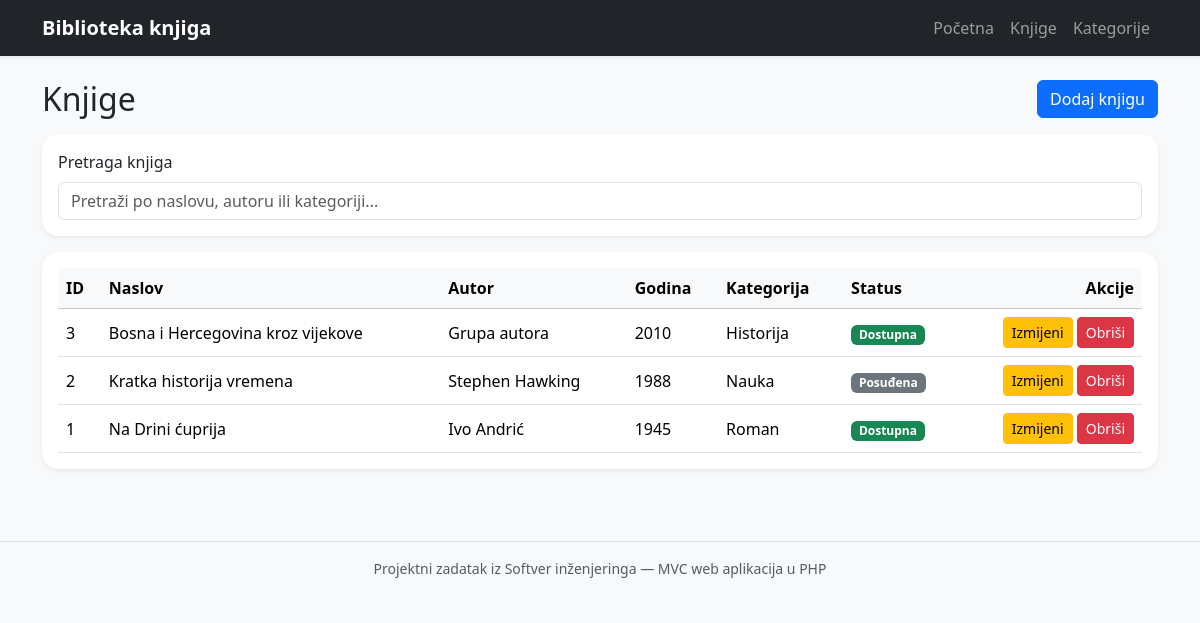
The app's page /index.php?controller=book&action=index with its own data.
### tables this page shows
CREATE TABLE books (
    id INT AUTO_INCREMENT PRIMARY KEY,
    title VARCHAR(150) NOT NULL,
    author VARCHAR(120) NOT NULL,
    published_year INT NOT NULL,
    category_id INT NOT NULL,
    status ENUM('Dostupna', 'Posuđena') DEFAULT 'Dostupna',
    created_at TIMESTAMP DEFAULT CURRENT_TIMESTAMP,
    CONSTRAINT fk_books_category FOREIGN KEY (category_id) REFERENCES categories(id) ON DELETE CASCADE
);

CREATE TABLE categories (
    id INT AUTO_INCREMENT PRIMARY KEY,
    name VARCHAR(100) NOT NULL,
    description TEXT NULL,
    created_at TIMESTAMP DEFAULT CURRENT_TIMESTAMP
);

### app/controllers/BaseController.php (called while the page is built, shortened)
<?php
class BaseController
{
    protected function render(string $view, array $data = []): void
    {
        extract($data);
        $viewPath = __DIR__ . '/../views/' . $view . '.php';
        require __DIR__ . '/../views/layouts/header.php';
        require $viewPath;
        require __DIR__ . '/../views/layouts/footer.php';
    }
}

### app/controllers/BookController.php (called while the page is built, shortened)
<?php
class BookController extends BaseController
{
    private Book $bookModel;
    public function __construct()
    {
        $this->bookModel = new Book();
    }
    public function index(): void
    {
        $this->render('books/index', [
            'books' => $this->bookModel->all(),
        ]);
    }
}

### public/index.php (called while the page is built, shortened)
<?php
require_once __DIR__ . '/../app/config/Database.php';
require_once __DIR__ . '/../app/controllers/BaseController.php';
require_once __DIR__ . '/../app/models/Book.php';
require_once __DIR__ . '/../app/controllers/HomeController.php';
require_once __DIR__ . '/../app/controllers/BookController.php';
$action = $_GET['action'] ?? 'index';
$controller = new $controllerClass();
$controller->$action();

### app/models/Book.php (called while the page is built, shortened)
<?php
class Book
{
    private PDO $db;
    public function __construct()
    {
        $this->db = Database::connect();
    }
    public function all(): array
    {
        $sql = 'SELECT books.*, categories.name AS category_name
                FROM books
                INNER JOIN categories ON books.category_id = categories.id
                ORDER BY books.id DESC';
        $stmt = $this->db->query($sql);
        return $stmt->fetchAll();
    }
}

### app/config/Database.php (called while the page is built)
<?php
class Database
{
    private static ?PDO $connection = null;
    public static function connect(): PDO
    {
        if (self::$connection === null) {
            $dsn = 'mysql:host=' . DB_HOST . ';dbname=' . DB_NAME . ';charset=utf8mb4';
            self::$connection = new PDO($dsn, DB_USER, DB_PASS, [
                PDO::ATTR_ERRMODE => PDO::ERRMODE_EXCEPTION,
                PDO::ATTR_DEFAULT_FETCH_MODE => PDO::FETCH_ASSOC,
            ]);
        }
        return self::$connection;
    }
}

### app/views/books/index.php (the view)
<div class="d-flex justify-content-between align-items-center flex-wrap gap-2 mb-3">
    <h2 class="mb-0">Knjige</h2>
    <a href="index.php?controller=book&action=create" class="btn btn-primary">Dodaj knjigu</a>
</div>
<div class="card shadow-sm mb-3">
    <div class="card-body">
        <label for="searchInput" class="form-label">Pretraga knjiga</label>
        <input type="text" id="searchInput" class="form-control" placeholder="Pretraži po naslovu, autoru ili kategoriji...">
    </div>
</div>
<div class="card shadow-sm">
    <div class="card-body table-responsive">
        <table class="table table-hover align-middle mb-0" id="booksTable">
            <thead class="table-light">
                <tr>
                    <th>ID</th>
                    <th>Naslov</th>
                    <th>Autor</th>
                    <th>Godina</th>
                    <th>Kategorija</th>
                    <th>Status</th>
                    <th class="text-end">Akcije</th>
                </tr>
            </thead>
            <tbody>
                <?php if (empty($books)): ?>
                    <tr><td colspan="7" class="text-center text-muted py-4">Nema unesenih knjiga.</td></tr>
                <?php else: ?>
                    <?php foreach ($books as $book): ?>
                        <tr>
                            <td><?= (int) $book['id'] ?></td>
                            <td><?= htmlspecialchars($book['title']) ?></td>
                            <td><?= htmlspecialchars($book['author']) ?></td>
                            <td><?= (int) $book['published_year'] ?></td>
                            <td><?= htmlspecialchars($book['category_name']) ?></td>
                            <td>
                                <span class="badge text-bg-<?= $book['status'] === 'Dostupna' ? 'success' : 'secondary' ?>">
                                    <?= htmlspecialchars($book['status']) ?>
                                </span>
                            </td>
                            <td class="text-end">
                                <a href="index.php?controller=book&action=edit&id=<?= (int) $book['id'] ?>" class="btn btn-sm btn-warning">Izmijeni</a>
                                <a href="index.php?controller=book&action=delete&id=<?= (int) $book['id'] ?>" class="btn btn-sm btn-danger confirm-delete">Obriši</a>
                            </td>
                        </tr>
                    <?php endforeach; ?>
                <?php endif; ?>
            </tbody>
        </table>
    </div>
</div>

### app/views/layouts/header.php (shortened to what this page needs)
<!DOCTYPE html>
<html lang="bs">
<head>
    <link href="https://cdn.jsdelivr.net/npm/bootstrap@5.3.3/dist/css/bootstrap.min.css" rel="stylesheet">
    <link rel="stylesheet" href="public/assets/style.css">
</head>
<body>
<nav class="navbar navbar-expand-lg navbar-dark bg-dark shadow-sm">
    <div class="container">
        <a class="navbar-brand fw-bold" href="index.php"><?= APP_NAME ?></a>
        <div class="collapse navbar-collapse" id="mainNav">
            <ul class="navbar-nav ms-auto">
                <li class="nav-item"><a class="nav-link" href="index.php">Početna</a></li>
                <li class="nav-item"><a class="nav-link" href="index.php?controller=book&action=index">Knjige</a></li>
                <li class="nav-item"><a class="nav-link" href="index.php?controller=category&action=index">Kategorije</a></li>
            </ul>
        </div>
    </div>
</nav>
<div class="container py-4">

### app/views/layouts/footer.php (shortened to what this page needs)
</div>
<footer class="bg-light border-top mt-5">
    <div class="container py-3 text-center text-muted small">
        Projektni zadatak iz Softver inženjeringa — MVC web aplikacija u PHP
    </div>
</footer>
</body>
</html>

### public/assets/style.css (style rules this page uses)
body { background-color: #f8f9fa; }
.card { border: 0; border-radius: 1rem; }
.table td, .table th { vertical-align: middle; }

### records on screen
books: id "3", title "Bosna i Hercegovina kroz vijekove", author "Grupa autora", published_year "2010", category.name "Historija", status "Dostupna"
books: id "2", title "Kratka historija vremena", author "Stephen Hawking", published_year "1988", category.name "Nauka", status "Posuđena"
books: id "1", title "Na Drini ćuprija", author "Ivo Andrić", published_year "1945", category.name "Roman", status "Dostupna"

### other values on screen
APP_NAME "Biblioteka knjiga"
